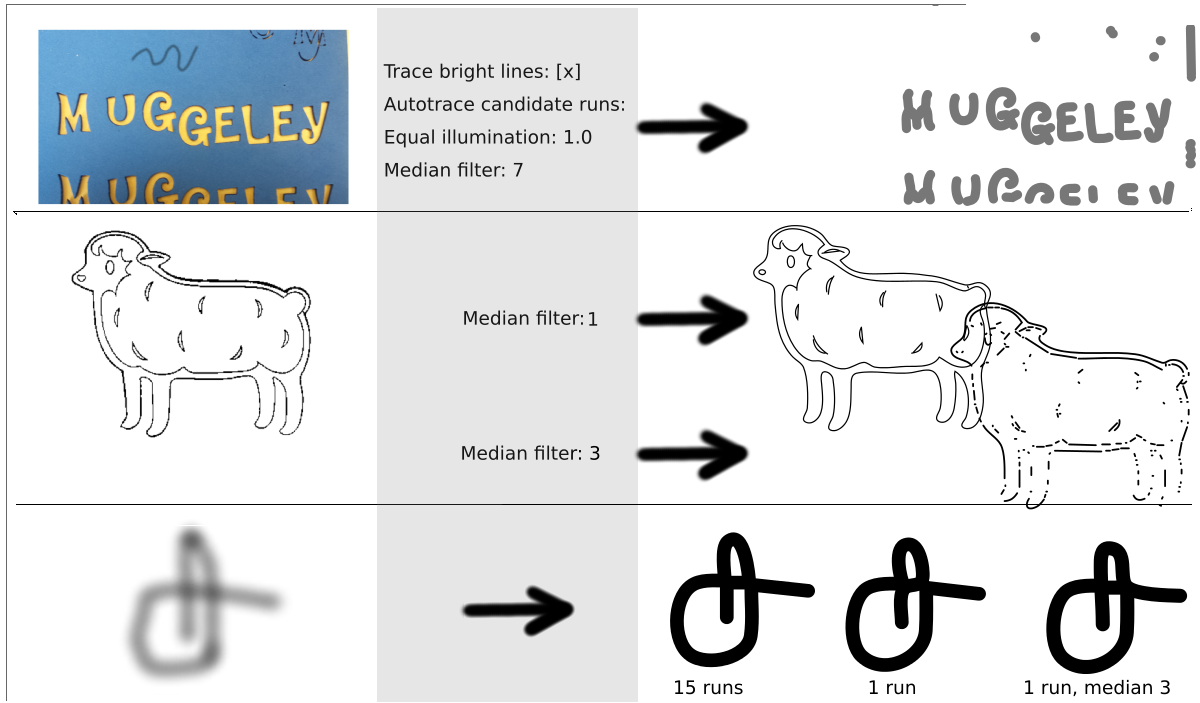
#> input picture centerline-trace-3-images-done.png, 1200 x 703 px
$ python inkscape-centerline-trace.py centerline-trace-3-images-done.png   (Python 2 division)
#> lines starting #> are read from the running program, lines starting #| are printed output that depends on the picture
#! /usr/bin/python
#
# vectorize strokes in a graymap png file
# as a path along the centerline of the strokes.
#
# This is done with autotrace -centerline, as
# the builtin potrace in inkscape cannot do centerline --
# it would always draw a path around the contour of the
# stroke, resulting in double lines.
#
# We want a stroke represented by a single path (optionally with line-width) ,
# rather than its outline contour.
#
# Algorithm:
# autotrace needs a bi-level bitmap. In order to find the
# best threshold value, we run autotrace at multiple thresholds
# and evaluate the result.
#
# We count the number of line segments produced and
# measure the total path length drawn.
#
# The svg that has the longest path but the least number of
# segments is returned.
#
# Requires:
# apt-get install autotrace

import sys, os, re, math, tempfile, subprocess
import xml.etree.ElementTree as ET
from PIL import Image
from PIL import ImageOps
from PIL import ImageStat

num_attempts = 15	# min 1, max 255, beware it gets much slower with more attempts.
autotrace_cmd = ['autotrace', '--centerline', '--input-format=pbm', '--output-format=svg' ]
autotrace_cmd += sys.argv[2:]

stroke_style_add = 'stroke-width:%.2f; fill:none; stroke-linecap:round;'

im = Image.open(sys.argv[1]).convert(mode='L', dither=None)
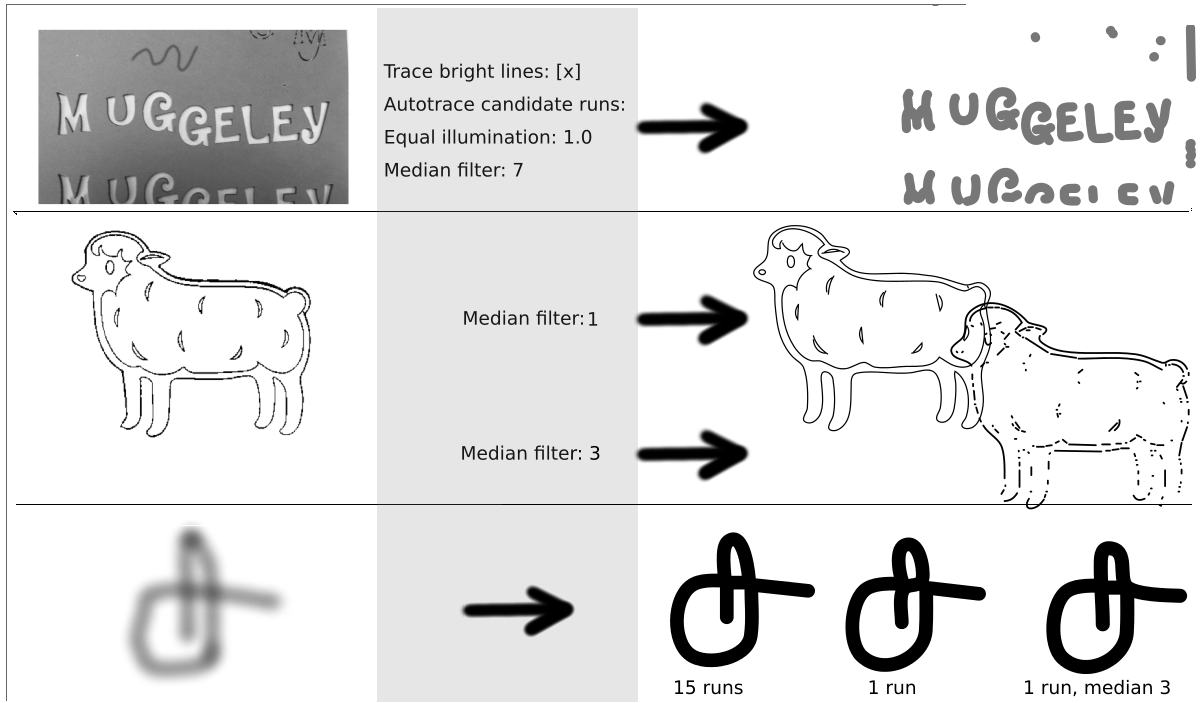
#> im: PIL image 1200x703 L; min 0, max 255, mean 226.3
# print [im.format, im.size, im.mode]
im = ImageOps.equalize(im)	# equalize histogram
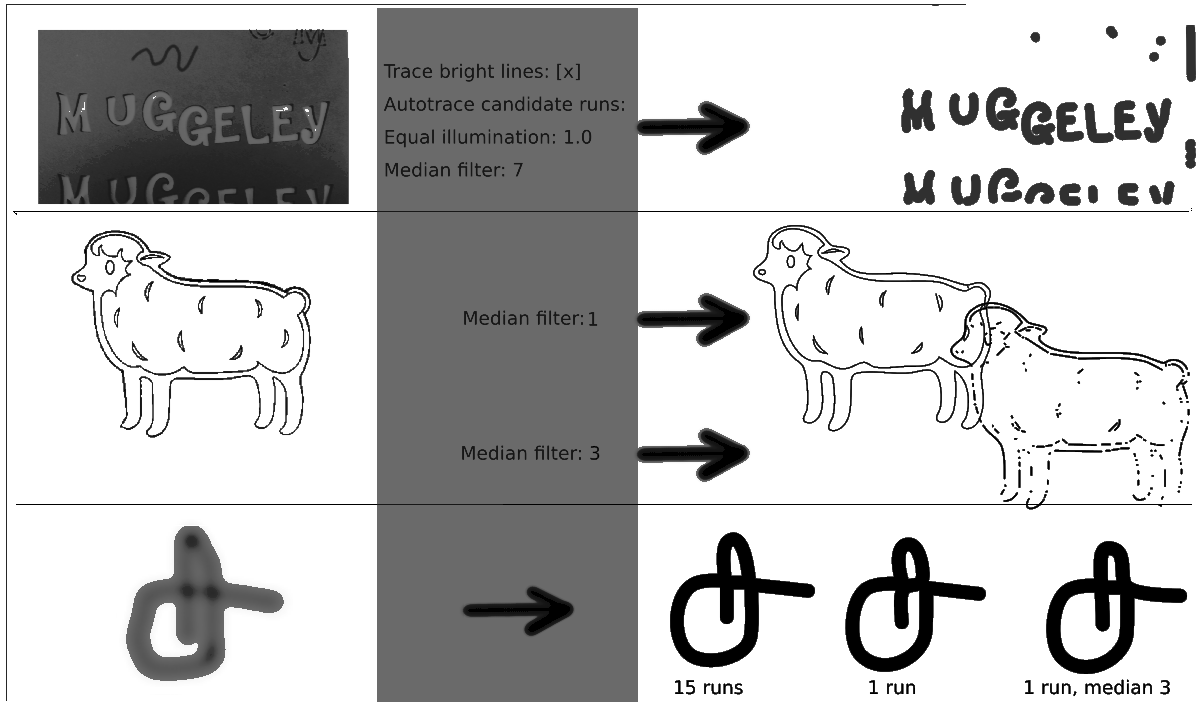
#> im: PIL image 1200x703 L; min 0, max 255, mean 192.9
#im.show()

# [39 lines left out: function svg_pathstats, not called in this run]

# slice with a list of histogram maps
# 1 -> 128
# 3 -> 64,128,192
# ...

candidate = {}

for i in range(num_attempts):
  threshold = int(256.*(1+i)/(num_attempts+1))
  lut = [ 255 for n in range(threshold) ] + [ 0 for n in range(threshold,256) ]
  bw = im.point(lut, mode='1')
  cand = { 'threshold':threshold, 'img_width':bw.size[0], 'img_height':bw.size[1], 'mean': ImageStat.Stat(im).mean[0] }
  fp = tempfile.NamedTemporaryFile(suffix='.pbm', delete=False)
#> (the run stopped early here; a loop or call above may not have finished)
